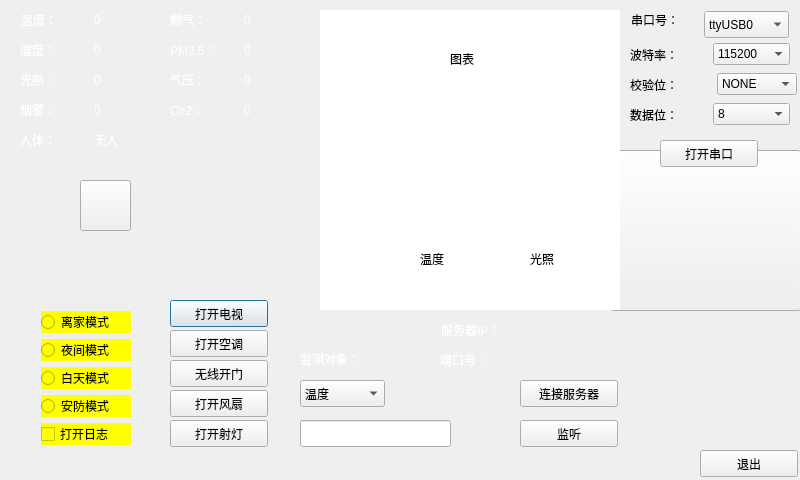
<?xml version="1.0" encoding="UTF-8"?>
<ui version="4.0">
 <class>Dialog</class>
 <widget class="QDialog" name="Dialog">
  <property name="geometry">
   <rect>
    <x>0</x>
    <y>0</y>
    <width>800</width>
    <height>480</height>
   </rect>
  </property>
  <property name="windowTitle">
   <string>Dialog</string>
  </property>
  <widget class="QLabel" name="label">
   <property name="geometry">
    <rect>
     <x>0</x>
     <y>0</y>
     <width>800</width>
     <height>480</height>
    </rect>
   </property>
   <property name="styleSheet">
    <string notr="true">background-image: url(:/3202.png);</string>
   </property>
   <property name="text">
    <string/>
   </property>
  </widget>
  <widget class="QLabel" name="label_2">
   <property name="geometry">
    <rect>
     <x>21</x>
     <y>11</y>
     <width>45</width>
     <height>17</height>
    </rect>
   </property>
   <property name="styleSheet">
    <string notr="true">color: rgb(255, 255, 255);</string>
   </property>
   <property name="text">
    <string>温度：</string>
   </property>
  </widget>
  <widget class="QLabel" name="lab_temp">
   <property name="geometry">
    <rect>
     <x>94</x>
     <y>11</y>
     <width>16</width>
     <height>17</height>
    </rect>
   </property>
   <property name="styleSheet">
    <string notr="true">color: rgb(255, 255, 255);</string>
   </property>
   <property name="text">
    <string>0</string>
   </property>
  </widget>
  <widget class="QWidget" name="layoutWidget">
   <property name="geometry">
    <rect>
     <x>170</x>
     <y>10</y>
     <width>142</width>
     <height>19</height>
    </rect>
   </property>
   <layout class="QHBoxLayout" name="horizontalLayout_3">
    <item>
     <widget class="QLabel" name="label_4">
      <property name="styleSheet">
       <string notr="true">color: rgb(255, 255, 255);</string>
      </property>
      <property name="text">
       <string>燃气：</string>
      </property>
     </widget>
    </item>
    <item>
     <widget class="QLabel" name="lab_gas">
      <property name="styleSheet">
       <string notr="true">color: rgb(255, 255, 255);</string>
      </property>
      <property name="text">
       <string>0</string>
      </property>
     </widget>
    </item>
   </layout>
  </widget>
  <widget class="QWidget" name="layoutWidget_2">
   <property name="geometry">
    <rect>
     <x>20</x>
     <y>40</y>
     <width>142</width>
     <height>19</height>
    </rect>
   </property>
   <layout class="QHBoxLayout" name="horizontalLayout_4">
    <item>
     <widget class="QLabel" name="label_8">
      <property name="styleSheet">
       <string notr="true">color: rgb(255, 255, 255);</string>
      </property>
      <property name="text">
       <string>湿度：</string>
      </property>
     </widget>
    </item>
    <item>
     <widget class="QLabel" name="lab_hum">
      <property name="styleSheet">
       <string notr="true">color: rgb(255, 255, 255);</string>
      </property>
      <property name="text">
       <string>0</string>
      </property>
     </widget>
    </item>
   </layout>
  </widget>
  <widget class="QWidget" name="layoutWidget_3">
   <property name="geometry">
    <rect>
     <x>170</x>
     <y>40</y>
     <width>142</width>
     <height>19</height>
    </rect>
   </property>
   <layout class="QHBoxLayout" name="horizontalLayout_5">
    <item>
     <widget class="QLabel" name="label_10">
      <property name="styleSheet">
       <string notr="true">color: rgb(255, 255, 255);</string>
      </property>
      <property name="text">
       <string>PM2.5：</string>
      </property>
     </widget>
    </item>
    <item>
     <widget class="QLabel" name="lab_pm">
      <property name="styleSheet">
       <string notr="true">color: rgb(255, 255, 255);</string>
      </property>
      <property name="text">
       <string>0</string>
      </property>
     </widget>
    </item>
   </layout>
  </widget>
  <widget class="QWidget" name="layoutWidget_4">
   <property name="geometry">
    <rect>
     <x>20</x>
     <y>70</y>
     <width>142</width>
     <height>19</height>
    </rect>
   </property>
   <layout class="QHBoxLayout" name="horizontalLayout_6">
    <item>
     <widget class="QLabel" name="label_12">
      <property name="styleSheet">
       <string notr="true">color: rgb(255, 255, 255);</string>
      </property>
      <property name="text">
       <string>光照：</string>
      </property>
     </widget>
    </item>
    <item>
     <widget class="QLabel" name="lab_ill">
      <property name="styleSheet">
       <string notr="true">color: rgb(255, 255, 255);</string>
      </property>
      <property name="text">
       <string>0</string>
      </property>
     </widget>
    </item>
   </layout>
  </widget>
  <widget class="QWidget" name="layoutWidget_5">
   <property name="geometry">
    <rect>
     <x>170</x>
     <y>70</y>
     <width>142</width>
     <height>19</height>
    </rect>
   </property>
   <layout class="QHBoxLayout" name="horizontalLayout_7">
    <item>
     <widget class="QLabel" name="label_14">
      <property name="styleSheet">
       <string notr="true">color: rgb(255, 255, 255);</string>
      </property>
      <property name="text">
       <string>气压：</string>
      </property>
     </widget>
    </item>
    <item>
     <widget class="QLabel" name="lab_air">
      <property name="styleSheet">
       <string notr="true">color: rgb(255, 255, 255);</string>
      </property>
      <property name="text">
       <string>0</string>
      </property>
     </widget>
    </item>
   </layout>
  </widget>
  <widget class="QWidget" name="layoutWidget_6">
   <property name="geometry">
    <rect>
     <x>20</x>
     <y>100</y>
     <width>142</width>
     <height>19</height>
    </rect>
   </property>
   <layout class="QHBoxLayout" name="horizontalLayout_8">
    <item>
     <widget class="QLabel" name="label_16">
      <property name="styleSheet">
       <string notr="true">color: rgb(255, 255, 255);</string>
      </property>
      <property name="text">
       <string>烟雾：</string>
      </property>
     </widget>
    </item>
    <item>
     <widget class="QLabel" name="lab_smoke">
      <property name="styleSheet">
       <string notr="true">color: rgb(255, 255, 255);</string>
      </property>
      <property name="text">
       <string>0</string>
      </property>
     </widget>
    </item>
   </layout>
  </widget>
  <widget class="QWidget" name="layoutWidget_7">
   <property name="geometry">
    <rect>
     <x>170</x>
     <y>100</y>
     <width>142</width>
     <height>19</height>
    </rect>
   </property>
   <layout class="QHBoxLayout" name="horizontalLayout_9">
    <item>
     <widget class="QLabel" name="label_18">
      <property name="styleSheet">
       <string notr="true">color: rgb(255, 255, 255);</string>
      </property>
      <property name="text">
       <string>Co2：</string>
      </property>
     </widget>
    </item>
    <item>
     <widget class="QLabel" name="lab_co2">
      <property name="styleSheet">
       <string notr="true">color: rgb(255, 255, 255);</string>
      </property>
      <property name="text">
       <string>0</string>
      </property>
     </widget>
    </item>
   </layout>
  </widget>
  <widget class="QWidget" name="layoutWidget_8">
   <property name="geometry">
    <rect>
     <x>20</x>
     <y>130</y>
     <width>142</width>
     <height>19</height>
    </rect>
   </property>
   <layout class="QHBoxLayout" name="horizontalLayout_10">
    <item>
     <widget class="QLabel" name="label_20">
      <property name="styleSheet">
       <string notr="true">color: rgb(255, 255, 255);</string>
      </property>
      <property name="text">
       <string>人体：</string>
      </property>
     </widget>
    </item>
    <item>
     <widget class="QLabel" name="lab_inf">
      <property name="styleSheet">
       <string notr="true">color: rgb(255, 255, 255);</string>
      </property>
      <property name="text">
       <string>无人</string>
      </property>
     </widget>
    </item>
   </layout>
  </widget>
  <widget class="QRadioButton" name="radio_mode1">
   <property name="geometry">
    <rect>
     <x>41</x>
     <y>311</y>
     <width>90</width>
     <height>22</height>
    </rect>
   </property>
   <property name="styleSheet">
    <string notr="true">background-color: rgb(255, 255, 0);</string>
   </property>
   <property name="text">
    <string>离家模式</string>
   </property>
  </widget>
  <widget class="QRadioButton" name="radio_mode2">
   <property name="geometry">
    <rect>
     <x>41</x>
     <y>339</y>
     <width>90</width>
     <height>22</height>
    </rect>
   </property>
   <property name="styleSheet">
    <string notr="true">background-color: rgb(255, 255, 0);</string>
   </property>
   <property name="text">
    <string>夜间模式</string>
   </property>
  </widget>
  <widget class="QRadioButton" name="radio_mode3">
   <property name="geometry">
    <rect>
     <x>41</x>
     <y>367</y>
     <width>90</width>
     <height>22</height>
    </rect>
   </property>
   <property name="styleSheet">
    <string notr="true">background-color: rgb(255, 255, 0);</string>
   </property>
   <property name="text">
    <string>白天模式</string>
   </property>
  </widget>
  <widget class="QRadioButton" name="radio_mode4">
   <property name="geometry">
    <rect>
     <x>41</x>
     <y>395</y>
     <width>90</width>
     <height>22</height>
    </rect>
   </property>
   <property name="styleSheet">
    <string notr="true">background-color: rgb(255, 255, 0);</string>
   </property>
   <property name="text">
    <string>安防模式</string>
   </property>
  </widget>
  <widget class="QCheckBox" name="chk_log">
   <property name="geometry">
    <rect>
     <x>41</x>
     <y>423</y>
     <width>90</width>
     <height>22</height>
    </rect>
   </property>
   <property name="styleSheet">
    <string notr="true">background-color: rgb(255, 255, 0);</string>
   </property>
   <property name="text">
    <string>打开日志</string>
   </property>
  </widget>
  <widget class="QPushButton" name="btn_tv">
   <property name="geometry">
    <rect>
     <x>170</x>
     <y>300</y>
     <width>98</width>
     <height>27</height>
    </rect>
   </property>
   <property name="text">
    <string>打开电视</string>
   </property>
  </widget>
  <widget class="QPushButton" name="btn_air">
   <property name="geometry">
    <rect>
     <x>170</x>
     <y>330</y>
     <width>98</width>
     <height>27</height>
    </rect>
   </property>
   <property name="text">
    <string>打开空调</string>
   </property>
  </widget>
  <widget class="QPushButton" name="btn_rfid">
   <property name="geometry">
    <rect>
     <x>170</x>
     <y>360</y>
     <width>98</width>
     <height>27</height>
    </rect>
   </property>
   <property name="text">
    <string>无线开门</string>
   </property>
  </widget>
  <widget class="QPushButton" name="btn_fan">
   <property name="geometry">
    <rect>
     <x>170</x>
     <y>390</y>
     <width>98</width>
     <height>27</height>
    </rect>
   </property>
   <property name="text">
    <string>打开风扇</string>
   </property>
  </widget>
  <widget class="QPushButton" name="btn_lamp">
   <property name="geometry">
    <rect>
     <x>170</x>
     <y>420</y>
     <width>98</width>
     <height>27</height>
    </rect>
   </property>
   <property name="text">
    <string>打开射灯</string>
   </property>
  </widget>
  <widget class="QPushButton" name="btn_warning">
   <property name="geometry">
    <rect>
     <x>80</x>
     <y>180</y>
     <width>51</width>
     <height>51</height>
    </rect>
   </property>
   <property name="styleSheet">
    <string notr="true">border-image: url(:/3204.png);</string>
   </property>
   <property name="text">
    <string/>
   </property>
  </widget>
  <widget class="QLabel" name="label_22">
   <property name="geometry">
    <rect>
     <x>300</x>
     <y>350</y>
     <width>75</width>
     <height>17</height>
    </rect>
   </property>
   <property name="styleSheet">
    <string notr="true">color: rgb(255, 255, 255);</string>
   </property>
   <property name="text">
    <string>监测对象：</string>
   </property>
  </widget>
  <widget class="QComboBox" name="cmb_max">
   <property name="geometry">
    <rect>
     <x>300</x>
     <y>380</y>
     <width>85</width>
     <height>27</height>
    </rect>
   </property>
   <item>
    <property name="text">
     <string>温度</string>
    </property>
   </item>
   <item>
    <property name="text">
     <string>光照</string>
    </property>
   </item>
  </widget>
  <widget class="QLineEdit" name="led_max">
   <property name="geometry">
    <rect>
     <x>300</x>
     <y>420</y>
     <width>151</width>
     <height>27</height>
    </rect>
   </property>
   <property name="readOnly">
    <bool>true</bool>
   </property>
  </widget>
  <widget class="QPushButton" name="btn_tcp">
   <property name="geometry">
    <rect>
     <x>520</x>
     <y>380</y>
     <width>98</width>
     <height>27</height>
    </rect>
   </property>
   <property name="text">
    <string>连接服务器</string>
   </property>
  </widget>
  <widget class="QPushButton" name="btn_server">
   <property name="geometry">
    <rect>
     <x>520</x>
     <y>420</y>
     <width>98</width>
     <height>27</height>
    </rect>
   </property>
   <property name="text">
    <string>监听</string>
   </property>
  </widget>
  <widget class="QLabel" name="label_23">
   <property name="geometry">
    <rect>
     <x>441</x>
     <y>321</y>
     <width>73</width>
     <height>17</height>
    </rect>
   </property>
   <property name="sizePolicy">
    <sizepolicy hsizetype="Fixed" vsizetype="Preferred">
     <horstretch>0</horstretch>
     <verstretch>0</verstretch>
    </sizepolicy>
   </property>
   <property name="styleSheet">
    <string notr="true">color: rgb(255, 255, 255);</string>
   </property>
   <property name="text">
    <string>服务器IP：</string>
   </property>
  </widget>
  <widget class="QLabel" name="lab_ip">
   <property name="geometry">
    <rect>
     <x>520</x>
     <y>321</y>
     <width>120</width>
     <height>17</height>
    </rect>
   </property>
   <property name="styleSheet">
    <string notr="true">color: rgb(255, 255, 255);</string>
   </property>
   <property name="text">
    <string/>
   </property>
  </widget>
  <widget class="QWidget" name="layoutWidget_9">
   <property name="geometry">
    <rect>
     <x>440</x>
     <y>350</y>
     <width>201</width>
     <height>19</height>
    </rect>
   </property>
   <layout class="QHBoxLayout" name="horizontalLayout_12">
    <item>
     <widget class="QLabel" name="label_25">
      <property name="sizePolicy">
       <sizepolicy hsizetype="Fixed" vsizetype="Preferred">
        <horstretch>0</horstretch>
        <verstretch>0</verstretch>
       </sizepolicy>
      </property>
      <property name="styleSheet">
       <string notr="true">color: rgb(255, 255, 255);</string>
      </property>
      <property name="text">
       <string>端口号：</string>
      </property>
     </widget>
    </item>
    <item>
     <widget class="QLabel" name="lab_port">
      <property name="styleSheet">
       <string notr="true">color: rgb(255, 255, 255);</string>
      </property>
      <property name="text">
       <string/>
      </property>
     </widget>
    </item>
   </layout>
  </widget>
  <widget class="QPushButton" name="pushButton_9">
   <property name="geometry">
    <rect>
     <x>700</x>
     <y>450</y>
     <width>98</width>
     <height>27</height>
    </rect>
   </property>
   <property name="text">
    <string>退出</string>
   </property>
  </widget>
  <widget class="QLabel" name="label_27">
   <property name="geometry">
    <rect>
     <x>631</x>
     <y>11</y>
     <width>60</width>
     <height>17</height>
    </rect>
   </property>
   <property name="text">
    <string>串口号：</string>
   </property>
  </widget>
  <widget class="QComboBox" name="cmb1">
   <property name="geometry">
    <rect>
     <x>704</x>
     <y>11</y>
     <width>85</width>
     <height>27</height>
    </rect>
   </property>
   <item>
    <property name="text">
     <string>ttyUSB0</string>
    </property>
   </item>
   <item>
    <property name="text">
     <string>ttyUSB1</string>
    </property>
   </item>
  </widget>
  <widget class="QWidget" name="layoutWidget_10">
   <property name="geometry">
    <rect>
     <x>630</x>
     <y>40</y>
     <width>160</width>
     <height>29</height>
    </rect>
   </property>
   <layout class="QHBoxLayout" name="horizontalLayout_14">
    <item>
     <widget class="QLabel" name="label_28">
      <property name="text">
       <string>波特率：</string>
      </property>
     </widget>
    </item>
    <item>
     <widget class="QComboBox" name="cmb2">
      <property name="currentIndex">
       <number>1</number>
      </property>
      <item>
       <property name="text">
        <string>9600</string>
       </property>
      </item>
      <item>
       <property name="text">
        <string>115200</string>
       </property>
      </item>
     </widget>
    </item>
   </layout>
  </widget>
  <widget class="QWidget" name="layoutWidget_11">
   <property name="geometry">
    <rect>
     <x>630</x>
     <y>70</y>
     <width>167</width>
     <height>29</height>
    </rect>
   </property>
   <layout class="QHBoxLayout" name="horizontalLayout_15">
    <item>
     <widget class="QLabel" name="label_29">
      <property name="text">
       <string>校验位：</string>
      </property>
     </widget>
    </item>
    <item>
     <widget class="QComboBox" name="cmb3">
      <item>
       <property name="text">
        <string>NONE</string>
       </property>
      </item>
     </widget>
    </item>
   </layout>
  </widget>
  <widget class="QWidget" name="layoutWidget_12">
   <property name="geometry">
    <rect>
     <x>630</x>
     <y>100</y>
     <width>160</width>
     <height>29</height>
    </rect>
   </property>
   <layout class="QHBoxLayout" name="horizontalLayout_16">
    <item>
     <widget class="QLabel" name="label_30">
      <property name="text">
       <string>数据位：</string>
      </property>
     </widget>
    </item>
    <item>
     <widget class="QComboBox" name="cmb4">
      <property name="currentIndex">
       <number>3</number>
      </property>
      <item>
       <property name="text">
        <string>5</string>
       </property>
      </item>
      <item>
       <property name="text">
        <string>6</string>
       </property>
      </item>
      <item>
       <property name="text">
        <string>7</string>
       </property>
      </item>
      <item>
       <property name="text">
        <string>8</string>
       </property>
      </item>
     </widget>
    </item>
   </layout>
  </widget>
  <widget class="QPushButton" name="btn_serial">
   <property name="geometry">
    <rect>
     <x>660</x>
     <y>140</y>
     <width>98</width>
     <height>27</height>
    </rect>
   </property>
   <property name="text">
    <string>打开串口</string>
   </property>
  </widget>
  <widget class="QPushButton" name="btn_curtain">
   <property name="geometry">
    <rect>
     <x>610</x>
     <y>150</y>
     <width>191</width>
     <height>161</height>
    </rect>
   </property>
   <property name="styleSheet">
    <string notr="true">border-image: url(:/3203.png);</string>
   </property>
   <property name="text">
    <string/>
   </property>
  </widget>
  <widget class="QWidget" name="widget" native="true">
   <property name="geometry">
    <rect>
     <x>320</x>
     <y>10</y>
     <width>300</width>
     <height>300</height>
    </rect>
   </property>
   <property name="styleSheet">
    <string notr="true">background-color: rgb(255, 255, 255);</string>
   </property>
   <widget class="QLabel" name="lab_draw">
    <property name="geometry">
     <rect>
      <x>0</x>
      <y>80</y>
      <width>300</width>
      <height>220</height>
     </rect>
    </property>
    <property name="text">
     <string/>
    </property>
   </widget>
   <widget class="QLabel" name="label_3">
    <property name="geometry">
     <rect>
      <x>130</x>
      <y>40</y>
      <width>67</width>
      <height>17</height>
     </rect>
    </property>
    <property name="text">
     <string>图表</string>
    </property>
   </widget>
   <widget class="QLabel" name="label_7">
    <property name="geometry">
     <rect>
      <x>100</x>
      <y>240</y>
      <width>30</width>
      <height>17</height>
     </rect>
    </property>
    <property name="text">
     <string>温度</string>
    </property>
   </widget>
   <widget class="QLabel" name="label_9">
    <property name="geometry">
     <rect>
      <x>210</x>
      <y>240</y>
      <width>30</width>
      <height>17</height>
     </rect>
    </property>
    <property name="text">
     <string>光照</string>
    </property>
   </widget>
  </widget>
  <zorder>label</zorder>
  <zorder>label_2</zorder>
  <zorder>lab_temp</zorder>
  <zorder>layoutWidget</zorder>
  <zorder>layoutWidget_2</zorder>
  <zorder>layoutWidget_3</zorder>
  <zorder>layoutWidget_4</zorder>
  <zorder>layoutWidget_5</zorder>
  <zorder>layoutWidget_6</zorder>
  <zorder>layoutWidget_7</zorder>
  <zorder>layoutWidget_8</zorder>
  <zorder>radio_mode1</zorder>
  <zorder>radio_mode2</zorder>
  <zorder>radio_mode3</zorder>
  <zorder>radio_mode4</zorder>
  <zorder>chk_log</zorder>
  <zorder>btn_tv</zorder>
  <zorder>btn_air</zorder>
  <zorder>btn_rfid</zorder>
  <zorder>btn_fan</zorder>
  <zorder>btn_lamp</zorder>
  <zorder>btn_warning</zorder>
  <zorder>label_22</zorder>
  <zorder>cmb_max</zorder>
  <zorder>led_max</zorder>
  <zorder>btn_tcp</zorder>
  <zorder>btn_server</zorder>
  <zorder>label_23</zorder>
  <zorder>lab_ip</zorder>
  <zorder>layoutWidget_9</zorder>
  <zorder>pushButton_9</zorder>
  <zorder>label_27</zorder>
  <zorder>cmb1</zorder>
  <zorder>layoutWidget_10</zorder>
  <zorder>layoutWidget_11</zorder>
  <zorder>layoutWidget_12</zorder>
  <zorder>btn_curtain</zorder>
  <zorder>btn_serial</zorder>
  <zorder>widget</zorder>
 </widget>
 <resources/>
 <connections/>
</ui>
